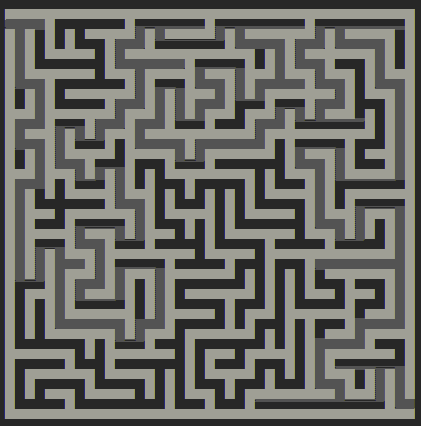
#> input picture screenshorts/img.png, 421 x 426 px
$ python -i ImageToHash.py   (imports and definitions only)
#> lines starting #> are read from the running program, lines starting #| are printed output that depends on the picture
from time import sleep

import numpy
import cv2


class ImageToHash:
    def __init__(self, image):
        self.image = image
        self.ArrayImage = None
        self.HashedSpaceString = None
        self.is_StartFound = False
        self.is_EndFound = False

    # [32 lines left out: functions ConvertImageToArray, replaceTheRowOfHashedSpaceString, replaceTheColumnOfHashedSpaceString, ConvertArrayToHashString, not called in this run]

    def IndentifyStartAndEnd(self):
        temp = self.HashedSpaceString
        # getting first and last row
        firstRow = temp.split("\n")[0]
        lastRow = temp.split("\n")[-1]
        # getting first and last column
        firstCol = ""
        lastCol = ""
        for i in temp.split("\n"):
            if i == "":
                continue
            firstCol += i[0]
            lastCol += i[-1]
        # checking if the first row has an space if it does then it is the start replacing the first space with S
        if " " in firstRow:
            firstRow = firstRow.replace(" ", "S", 1)
            self.is_StartFound = True
        # checking if the last row has an space if it does then it is the end replacing it with E
        if " " in lastRow:
            lastRow = lastRow[::-1].replace(" ", "E", 1)
            lastRow = lastRow[::-1]
            self.is_EndFound = True
        if self.is_StartFound and self.is_EndFound:
            self.replaceTheRowOfHashedSpaceString(0, firstRow)
            self.replaceTheRowOfHashedSpaceString(-1, lastRow)
            return True
        if " " in firstCol:
            firstCol = firstCol.replace(" ", "S", 1)
            self.is_StartFound = True
        if " " in lastCol:
            lastCol = lastCol[::-1].replace(" ", "E", 1)
            lastCol = lastCol[::-1]
            self.is_EndFound = True
        if self.is_StartFound == False or self.is_EndFound == False:
            raise Exception("Start or End not found")
        self.replaceTheColumnOfHashedSpaceString(0, firstCol)
        self.replaceTheColumnOfHashedSpaceString(-1, lastCol)

    def saveHashToFile(self, file="hashed_maze.txt"):
        with open(file, "w") as f:
            f.write(self.HashedSpaceString)

    # [15 lines left out: function StringToArray, not called in this run]

    def ArrayToImage(self, array):
        imgw = numpy.array(array)
        cv2.imwrite("solved_maze.png", imgw)

>>> import cv2
>>> picture = cv2.imread('../screenshorts/img.png', cv2.IMREAD_GRAYSCALE)
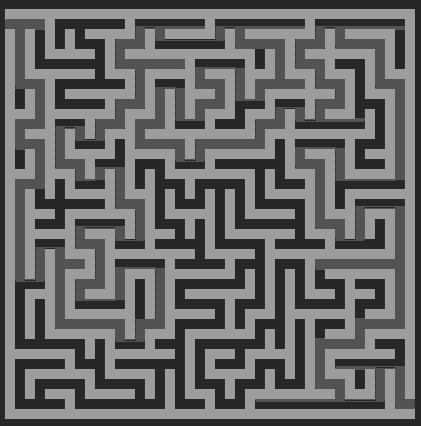
#> picture: shape (426, 421); min 39, max 157, mean 104.6
#> (the run stopped early here; a loop or call above may not have finished)
